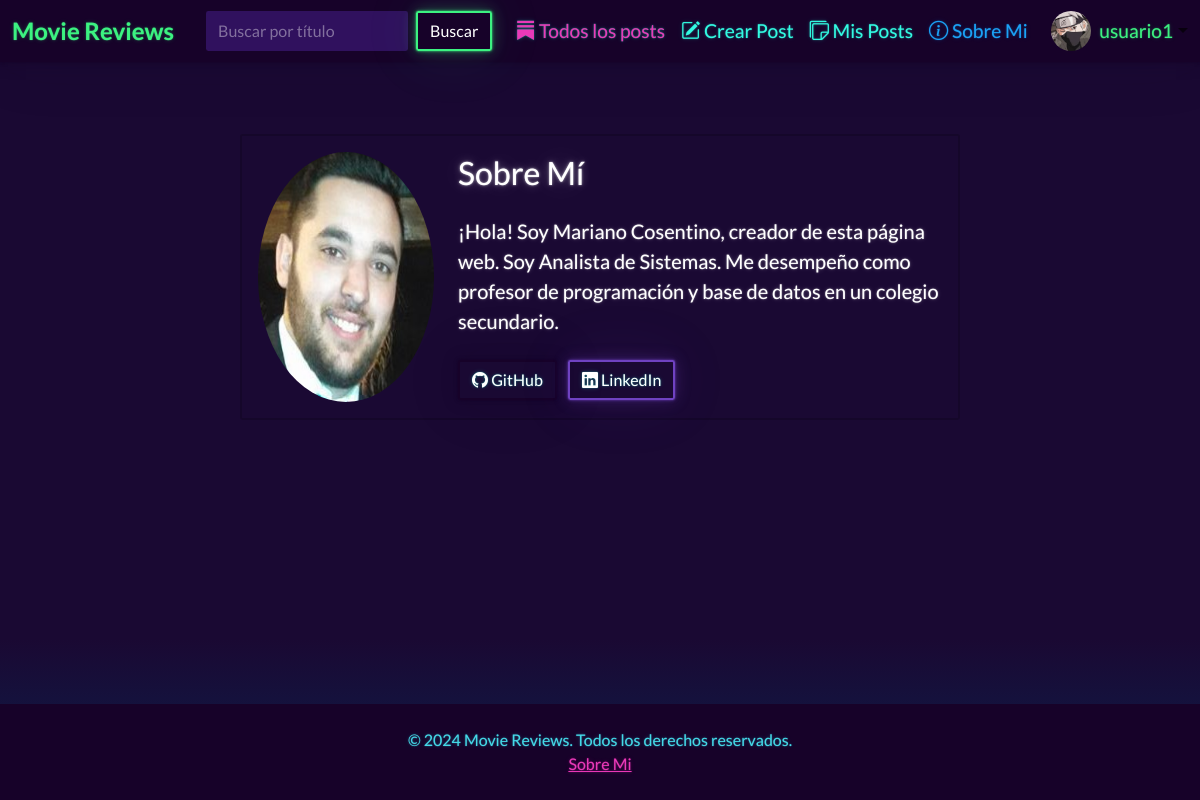
Page /reviews/about/ (signed in) on the committed database.
### users/models.py (models this page shows, shortened)
class CustomUser(AbstractUser):
    first_name = models.CharField(max_length=30)
    last_name = models.CharField(max_length=30)
    email = models.EmailField(unique=True)
    description = models.TextField(blank=True, null=True)
    avatar = models.ImageField(upload_to='avatars/', null=True, blank=True)

### reviews/views.py (the view)
# urls.py: path('about/', about_me, name='about_me'),
def about_me(request):
    return render(request, 'reviews/about_me.html')

### reviews/templates/reviews/about_me.html
{% extends 'reviews/base.html' %}
{% load static %}
{% block content %}
<div class="container my-5">
    <div class="row justify-content-center">
        <div class="col-md-8">
            <div class="card">
                <div class="card-body">
                    <div class="d-flex align-items-center">
                        <div class="me-4">
                            <img src="{% static 'reviews/images/Foto_Perfil.jpg' %}" alt="Foto de Mariano Cosentino" class="img-fluid rounded-circle" style="width: 550px; height: 250px;">
                        </div>
                        <div>
                            <h2 class="card-title mb-4">Sobre Mí</h2>
                            <p class="card-text fs-5">
                                ¡Hola! Soy Mariano Cosentino, creador de esta página web. Soy Analista de Sistemas. Me desempeño como profesor de programación y base de datos en un colegio secundario.
                            </p>
                            <div class="mt-4">
                                <a href="https://github.com/marianocosentino" class="btn btn-outline-dark me-2" target="_blank">
                                    <i class="bi bi-github"></i> GitHub
                                </a>
                                <a href="https://linkedin.com/in/marianocosentino" class="btn btn-outline-primary" target="_blank">
                                    <i class="bi bi-linkedin"></i> LinkedIn
                                </a>
                            </div>
                        </div>
                    </div>
                </div>
            </div>
        </div>
    </div>
</div>
{% endblock %}

### reviews/templates/reviews/base.html (shortened to what this page needs)
{% load static %}
<!DOCTYPE html>
<html lang="es">
<head>
    <link rel="stylesheet" href="https://cdn.jsdelivr.net/npm/bootswatch@5.3.3/dist/vapor/bootstrap.min.css">
    <link href="https://cdn.jsdelivr.net/npm/bootstrap-icons/font/bootstrap-icons.css" rel="stylesheet">
</head>
<body>
    <div class="wrapper">
        <nav class="navbar navbar-expand-lg bg-dark sticky-top">
            <div class="container-fluid">
                <a class="navbar-brand link-secondary text-success" href="{% url 'index' %}">Movie Reviews</a>
                <div class="collapse navbar-collapse" id="navbarNav">
                    <form class="d-flex me-auto ms-lg-3 mb-2 mb-lg-0" method="GET" action="{% url 'review_search' %}">
                        <input class="form-control me-2" type="search" placeholder="Buscar por título" aria-label="Buscar" name="query">
                        <button class="btn btn-outline-success" type="submit">Buscar</button>
                    </form>
                    <ul class="nav col-12 col-md-auto mb-2 justify-content-center mb-md-0">
                        <li class="nav-item">
                            <a class="nav-link px-2 link-secondary" href="{% url 'review_list' %}">
                                <i class="bi bi-substack"></i> Todos los posts
                            </a>
                        </li>
                        {% if user.is_authenticated and not user.is_staff %}
                            <li class="nav-item">
                                <a class="nav-link px-2" href="{% url 'review_create' %}">
                                    <i class="bi bi-pencil-square"></i> Crear Post
                                </a>
                            </li>
                            <li class="nav-item">
                                <a class="nav-link px-2" href="{% url 'user_posts' %}">
                                    <i class="bi bi-stickies"></i> Mis Posts
                                </a>
                            </li>
                        {% endif %}
                        <li class="nav-item">
                            <a class="nav-link px-2 text-info" href="{% url 'about_me' %}">
                                <i class="bi bi-info-circle"></i> Sobre Mi
                            </a>
                        </li>
                    </ul>
                    <ul class="navbar-nav ms-auto d-flex align-items-center">
                        {% if user.is_authenticated %}
                            <li class="nav-item dropdown">
                                <a class="nav-link dropdown-toggle d-flex align-items-center p-0" href="#" id="userDropdown" role="button" data-bs-toggle="dropdown" aria-expanded="false">
                                    {% if user.avatar %}
                                        <img src="{{ user.avatar.url }}" alt="Avatar" class="rounded-circle" width="40" height="40">
                                    {% else %}
                                        <i class="bi bi-person-circle" style="font-size: 2rem;"></i>
                                    {% endif %}
                                    <span class="ms-2 link-secondary text-success">{{ user.username }}</span>
                                </a>
                            </li>
                        {% endif %}
                    </ul>
                </div>
            </div>
        </nav>
        <div class="content container my-4">
            {% block content %}
            {% endblock %}
        </div>
        <footer class="bg-dark text-light py-4">
            <div class="container text-center">
                <p class="mb-0">© 2024 Movie Reviews. Todos los derechos reservados.</p>
                <p class="mb-0">
                    <a href="{% url 'about_me' %}" class="text-secondary">Sobre Mi</a>
                </p>
            </div>
        </footer>
    </div>
</body>
</html>

### reviews/templates/reviews/base.html (style rules this page uses)
html, body { margin: 0; }
.wrapper { display: flex; flex-direction: column; min-height: 100vh; }
.content { flex: 1; }
.navbar { font-size: 1.2rem; }
.navbar-nav .nav-link { border-radius: 0.25rem; padding: 0.5rem 1rem; }
.navbar-brand { font-size: 1.5rem; font-weight: bold; }

### rows in the picture
CustomUser: avatar (picture), username "usuario1"
